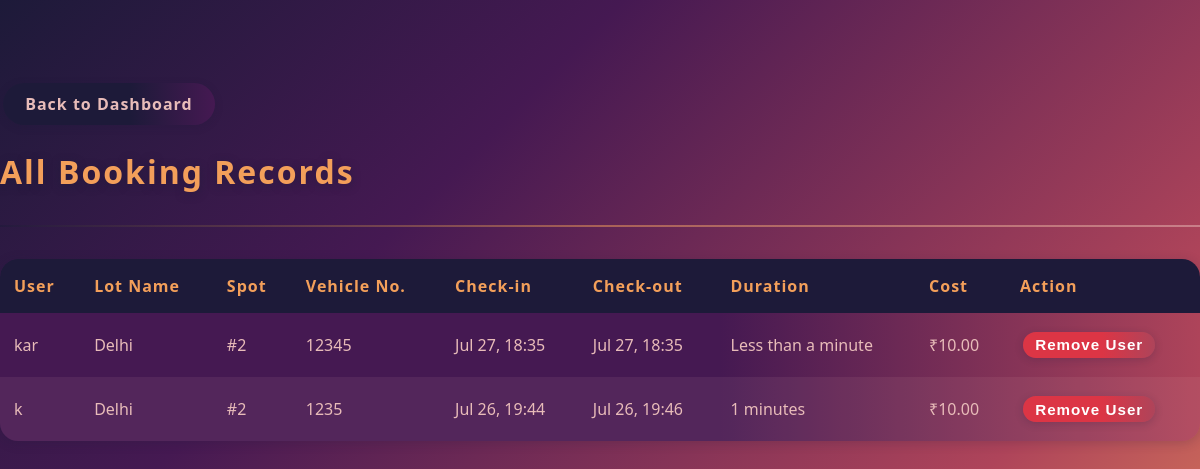
The page /admin/bookings (signed in) on the database as committed earlier.
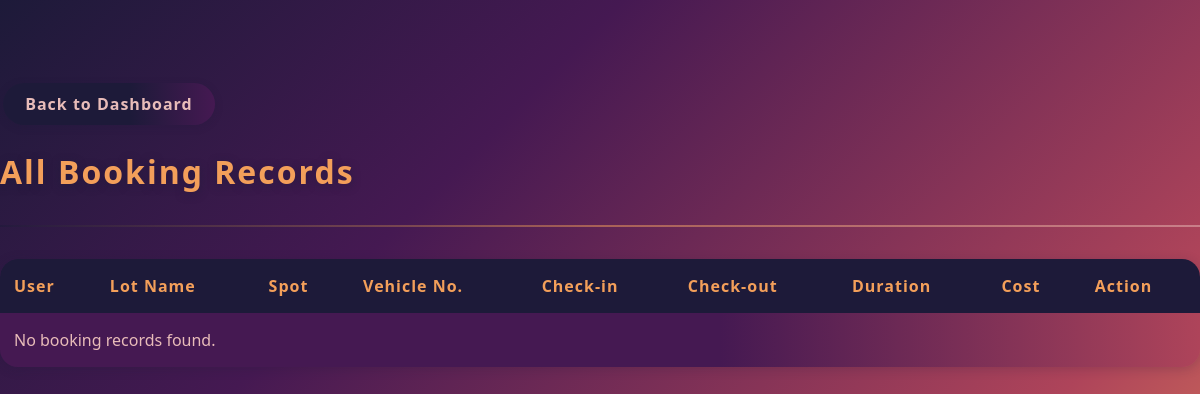
The same page on the database as committed later.
### models/models.py (models this page shows)
class Booking(db.Model):
    __tablename__ = 'bookings'
    id = db.Column(db.Integer, primary_key=True)
    vehicle_number = db.Column(db.String(20), nullable=False)
    check_in_time = db.Column(db.DateTime, nullable=False, default=datetime.utcnow)
    check_out_time = db.Column(db.DateTime, nullable=True)
    total_cost = db.Column(db.Float, nullable=True)
    user_id = db.Column(db.Integer, db.ForeignKey('users.id'), nullable=False)
    spot_id = db.Column(db.Integer, db.ForeignKey('parking_spots.id'), nullable=False)

class User(db.Model):
    __tablename__ = 'users'
    id = db.Column(db.Integer, primary_key=True)
    username = db.Column(db.String(80), unique=True, nullable=False)
    email = db.Column(db.String(120), unique=True, nullable=False)
    password = db.Column(db.String(128), nullable=False)
    is_admin = db.Column(db.Boolean, default=False, nullable=False)
    bookings = db.relationship('Booking', backref='user', lazy=True)

class ParkingLot(db.Model):
    __tablename__ = 'parking_lots'
    id = db.Column(db.Integer, primary_key=True)
    name = db.Column(db.String(100), nullable=False)
    address = db.Column(db.String(200), nullable=False)
    pincode = db.Column(db.String(10), nullable=False)
    price_per_hour = db.Column(db.Float, nullable=False)
    capacity = db.Column(db.Integer, nullable=False)
    spots = db.relationship('ParkingSpot', backref='parking_lot', lazy=True, cascade="all, delete-orphan")

class ParkingSpot(db.Model):
    __tablename__ = 'parking_spots'
    id = db.Column(db.Integer, primary_key=True)
    spot_number = db.Column(db.Integer, nullable=False)
    status = db.Column(db.String(1), default='A', nullable=False)
    lot_id = db.Column(db.Integer, db.ForeignKey('parking_lots.id'), nullable=False)
    bookings = db.relationship('Booking', backref='parking_spot', lazy=True)

### app.py (the view)
@app.route('/admin/bookings')
def admin_all_bookings():
    if not session.get('is_admin'):
        flash("Admin access required.", "error")
        return redirect(url_for('login'))
    all_bookings = Booking.query.filter(Booking.check_out_time.isnot(None)).order_by(Booking.check_out_time.desc()).all()
    for booking in all_bookings:
        booking.duration_str = format_duration(booking)
    return render_template('admin_all_bookings.html', bookings=all_bookings)

### app.py (called while the page is built)
@app.context_processor
def inject_current_user():
    user_id = session.get('user_id')
    user = None
    if user_id:
        user = User.query.get(user_id)
    return dict(current_user=user)

def format_duration(booking):
    if not (booking.check_out_time and booking.check_in_time):
        return "N/A"
    delta = booking.check_out_time - booking.check_in_time
    total_seconds = delta.total_seconds()
    days, remainder = divmod(total_seconds, (24*60*60))
    hours, remainder = divmod(remainder, (60*60))
    minutes, remainder = divmod(remainder, 60)
    parts = ""
    if days > 0:
        parts += (f"{int(days)} days ")
    if hours > 0:
        parts += (f"{int(hours)} hours ")
    if minutes > 0:
        parts += (f"{int(minutes)} minutes")
    if parts:
        return parts
    else:
        return "Less than a minute"

### templates/admin_all_bookings.html (shortened to what this page needs)
<!DOCTYPE html>
<html lang="en">
<head>
    <link rel="stylesheet" href="{{ url_for('static', filename='css/styles.css') }}">
</head>
<body>
    <div>
        <a href="{{ url_for('admin_dashboard') }}" class="btn btn-primary"> Back to Dashboard</a>
    </div>
    <h1>All Booking Records</h1>
    <hr>
    <table>
        <thead>
            <tr>
                <th>User</th>
                <th>Lot Name</th>
                <th>Spot</th>
                <th>Vehicle No.</th>
                <th>Check-in</th>
                <th>Check-out</th>
                <th>Duration</th>
                <th>Cost</th>
                <th>Action</th>
            </tr>
        </thead>
        <tbody>
            {% for booking in bookings %}
            <tr>
                <td>{{ booking.user.username }}</td>
                <td>{{ booking.parking_spot.parking_lot.name }}</td>
                <td>#{{ booking.parking_spot.spot_number }}</td>
                <td>{{ booking.vehicle_number }}</td>
                <td>{{ booking.check_in_time.strftime('%b %d, %H:%M') }}</td>
                <td>{{ booking.check_out_time.strftime('%b %d, %H:%M') }}</td>
                <td>{{ booking.duration_str }}</td>
                <td>₹{{ '%.2f'|format(booking.total_cost) }}</td>
                <td>
                    <form method="POST" action="{{ url_for('remove_user', user_id=booking.user.id) }}" onsubmit="return confirm('Are you sure you want to remove this user?');">
                        <button type="submit" class="btn btn-danger" style="padding:0.3em 0.8em; font-size:0.95em;">Remove User</button>
                    </form>
                </td>
            </tr>
            {% else %}
            <tr>
                <td colspan="9">No booking records found.</td>
            </tr>
            {% endfor %}
        </tbody>
    </table>
</body>
</html>

Rows that differ between the two databases and show on the page:
removed Booking: user.username "kar", parking_spot.parking_lot.name "Delhi", parking_spot.spot_number "2", vehicle_number "12345", check_in_time "Jul 27, 18:35", check_out_time "Jul 27, 18:35", duration_str "Less than a minute", total_cost "10.00"
removed Booking: user.username "k", parking_spot.parking_lot.name "Delhi", parking_spot.spot_number "2", vehicle_number "1235", check_in_time "Jul 26, 19:44", check_out_time "Jul 26, 19:46", duration_str "1 minutes", total_cost "10.00"
Other text that changed with them:
text now shown: "No booking records found."
